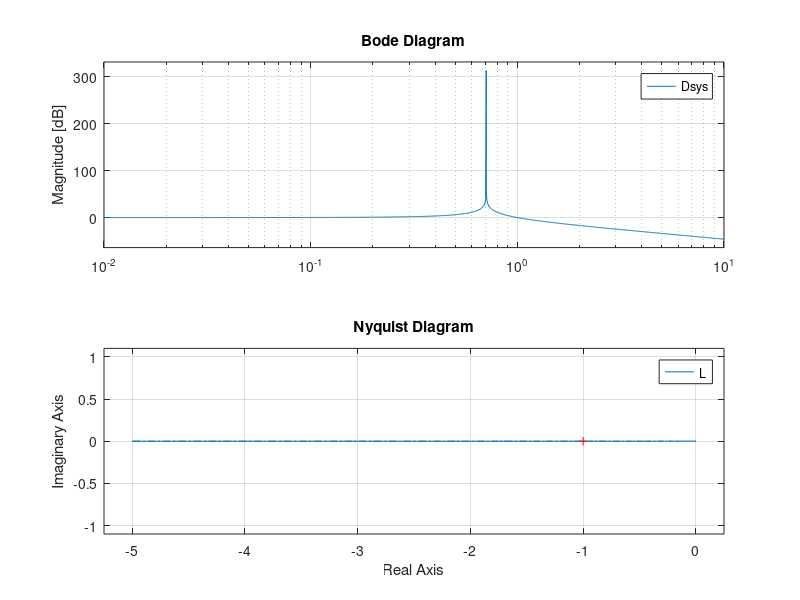

Recreate this plot in MATLAB.
%% prob2 rlocus
s = tf('s');
kp = 1;
L = kp /(2*s^2);
rlocus(L)
grid on
%% prob2 Bode plot
s = tf('s');
kp = 1;
L = kp /(2*s^2);
Dsys = L / (1 + L);

bode(L) % plot bode plot for open loop G_c*G
hold on
bode(Dsys) % plot bode plot for closed loop transfer function
legend('open loop bode plot','closed loop bode plot')
hold off
grid on
%% prob2 Nyquist plot
s = tf('s');
kp = 1;
L = kp /(2*s^2);
nyquist(L);
grid on